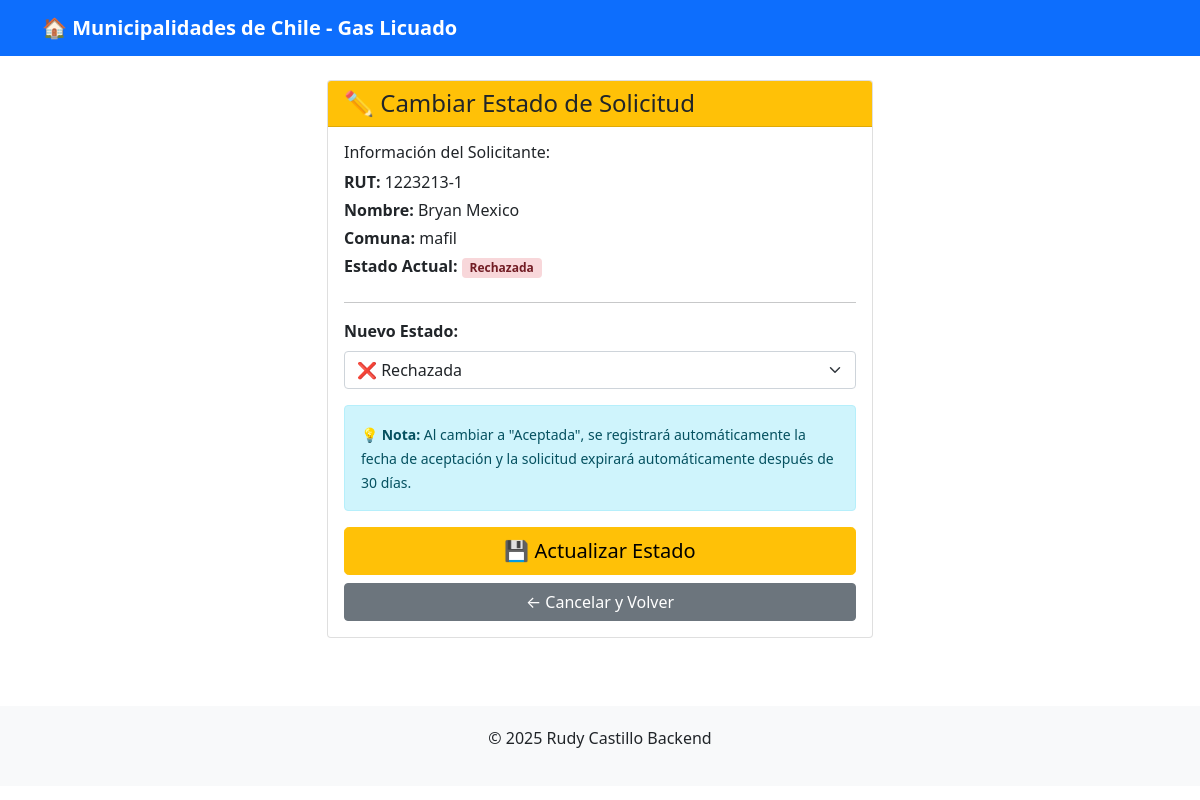
The page /solicitudes/3/editar/ on the database its author committed.
### solicitudes/models.py (models this page shows, shortened)
class Solicitud(models.Model):
    ESTADOS = [
        ('PENDIENTE', 'Pendiente'),
        ('ACEPTADA', 'Aceptada'),
        ('RECHAZADA', 'Rechazada'),
        ('EXPIRADA', 'Expirada'),
    ]
    rut = models.CharField(max_length=12, unique=True, verbose_name="RUT")
    nombres = models.CharField(max_length=100, verbose_name="Nombres")
    apellidos = models.CharField(max_length=100, verbose_name="Apellidos")
    direccion = models.CharField(max_length=200, verbose_name="Dirección")
    telefono = models.CharField(max_length=15, verbose_name="Teléfono")
    comuna = models.CharField(max_length=50, verbose_name="Comuna")
    fecha_solicitud = models.DateTimeField(auto_now_add=True, verbose_name="Fecha de Solicitud")
    fecha_aceptacion = models.DateTimeField(null=True, blank=True, verbose_name="Fecha de Aceptación")
    estado = models.CharField(max_length=10, choices=ESTADOS, default='PENDIENTE', verbose_name="Estado")
    class Meta:
        verbose_name = "Solicitud"
        verbose_name_plural = "Solicitudes"

### solicitudes/views.py (the view, shortened to what this page needs)
# urls.py: path('solicitudes/<int:id>/editar/', views.editar_estado, name='editar_estado'),
def editar_estado(request, id):
    solicitud = get_object_or_404(Solicitud, id=id)
    return render(request, 'solicitudes/editar_estado.html', {'solicitud': solicitud})

### solicitudes/templates/solicitudes/editar_estado.html (shortened to what this page needs)
{% load solicitudes_extras %}
<!DOCTYPE html>
<html lang="es">
<head>
    <link href="https://cdn.jsdelivr.net/npm/bootstrap@5.1.3/dist/css/bootstrap.min.css" rel="stylesheet">
</head>
<body>
    <nav class="navbar navbar-expand-lg navbar-dark bg-primary">
        <div class="container">
            <a class="navbar-brand" href="{% url 'crear_solicitud' %}">
                🏠 Municipalidades de Chile - Gas Licuado
            </a>
        </div>
    </nav>
    <div class="container mt-4">
        {% block content %}
        <div class="row justify-content-center">
            <div class="col-md-6">
                <div class="card">
                    <div class="card-header bg-warning text-dark">
                        <h4 class="mb-0">✏️ Cambiar Estado de Solicitud</h4>
                    </div>
                    <div class="card-body">
                        <div class="mb-4">
                            <h6>Información del Solicitante:</h6>
                            <p class="mb-1"><strong>RUT:</strong> {{ solicitud.rut }}</p>
                            <p class="mb-1"><strong>Nombre:</strong> {{ solicitud.nombres }} {{ solicitud.apellidos }}</p>
                            <p class="mb-1"><strong>Comuna:</strong> {{ solicitud.comuna }}</p>
                            <p class="mb-0"><strong>Estado Actual:</strong>
                                <span class="badge estado-{{ solicitud.estado|lower }}">
                                    {{ solicitud.get_estado_display }}
                                </span>
                            </p>
                        </div>
                        <hr>
                        <form method="post">
                            <div class="mb-3">
                                <label for="estado" class="form-label"><strong>Nuevo Estado:</strong></label>
                                <select name="estado" id="estado" class="form-select" required>
                                    <option value="RECHAZADA" {% if solicitud.estado == 'RECHAZADA' %}selected{% endif %}>
                                        ❌ Rechazada
                                    </option>
                                </select>
                            </div>
                            <div class="alert alert-info" id="info-alert">
                                <small>
                                    💡 <strong>Nota:</strong> Al cambiar a "Aceptada", se registrará automáticamente
                                    la fecha de aceptación y la solicitud expirará automáticamente después de 30 días.
                                </small>
                            </div>
                            <div class="d-grid gap-2">
                                <button type="submit" class="btn btn-warning btn-lg">
                                    💾 Actualizar Estado
                                </button>
                                <a href="{% url 'detalle_solicitud' solicitud.id %}" class="btn btn-secondary">
                                    ← Cancelar y Volver
                                </a>
                            </div>
                        </form>
                    </div>
                </div>
            </div>
        </div>
        {% endblock %}
    </div>
    <footer class="footer mt-5">
        <div class="container text-center">
            <p>&copy; 2025 Rudy Castillo Backend</p>
        </div>
    </footer>
</body>
</html>

### solicitudes/templates/solicitudes/editar_estado.html (style rules this page uses)
.navbar-brand { font-weight: bold; }
.footer { background-color: #f8f9fa; padding: 20px 0; margin-top: 40px; }
.card { margin-bottom: 20px; }
.estado-rechazada { color: #721c24; background-color: #f8d7da; }

### rows shown on the page
Solicitud: rut "1223213-1", nombres "Bryan", apellidos "Mexico", comuna "mafil", estado "Rechazada", estado "❌ Rechazada"
